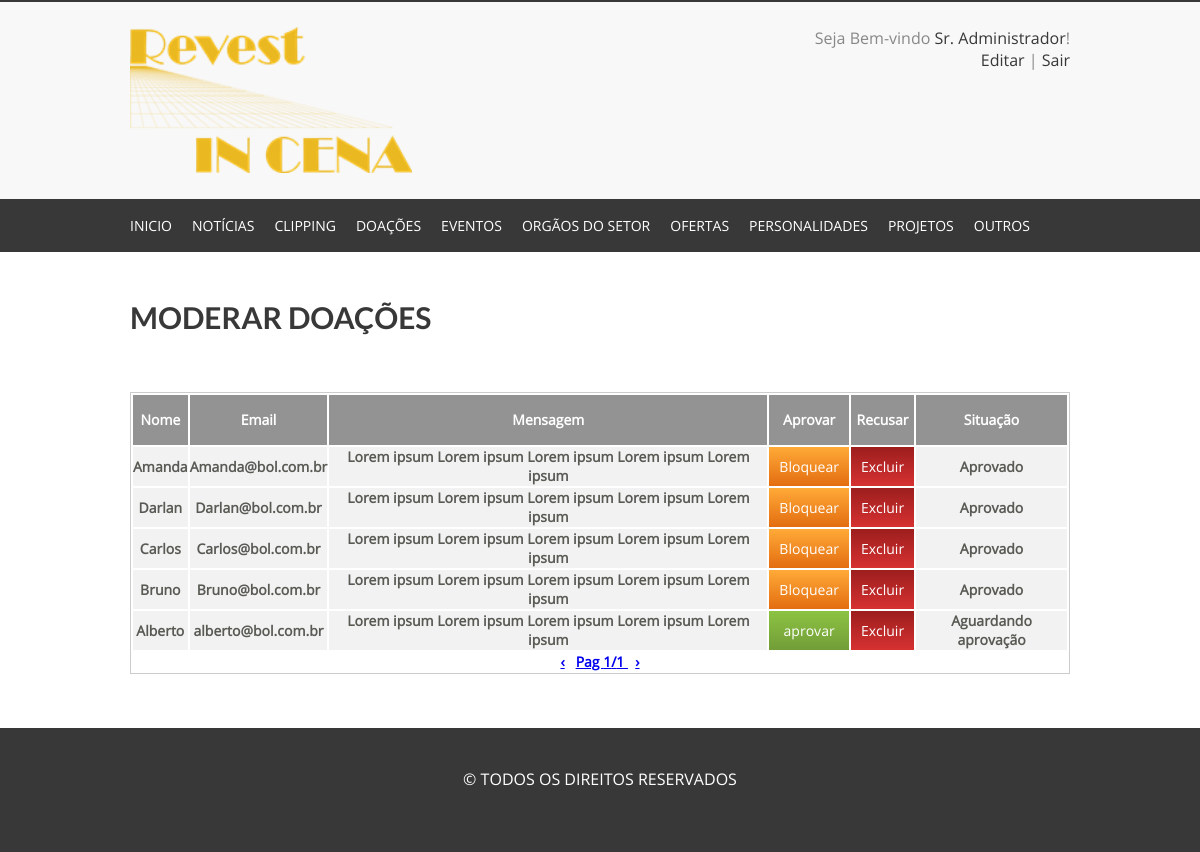
Page /cms/aprovar_doacao.php?pg=1 (signed in) on the committed database.
### tables this page shows
CREATE TABLE IF NOT EXISTS `usuarios` (
  `id_us` int(11) NOT NULL AUTO_INCREMENT,
  `nome_us` varchar(60) NOT NULL,
  `usuario_us` varchar(32) NOT NULL,
  `email_us` varchar(80) NOT NULL,
  `senha_us` char(40) NOT NULL,
  PRIMARY KEY (`id_us`)
);

CREATE TABLE IF NOT EXISTS `doacao` (
  `id_doacao` int(11) NOT NULL AUTO_INCREMENT,
  `nome` varchar(150) NOT NULL,
  `email` varchar(150) NOT NULL,
  `msg` text NOT NULL,
  `aprovado` int(10) NOT NULL,
  PRIMARY KEY (`id_doacao`)
);

### cms/php/class/usuario.class.php (called while the page is built, shortened)
<?php
	class Usuario
	{
		function CarregarDados($conn, $id){
			$select = mysqli_query($conn, "SELECT * FROM usuarios WHERE id_us=$id");
			if(mysqli_num_rows($select)==1){
				$dados = mysqli_fetch_assoc($select);
				$this->nome = $dados['nome_us'];
			}else{
				return false;
			}
		}
	}
?>

### cms/aprovar_doacao.php (the view, shortened to what this page needs)
<?php
	include_once('php/conn.php');
	mysqli_set_charset($conn, "utf8");
?>
<!DOCTYPE html>
<html lang="pt-br">
	<head>
		<?php include_once('includes/head.php');?>
	</head>
	<body>
		<?php include_once('includes/topo.php');?>
<section class="Centro CentroConteudo">
	<br/>
	<h1 class="TituloPagina">Moderar Doações</h1>
	<div class="CadCat">
		<br/>
    <div class="moderacao">
        <table class="mod" border="0">
            <tbody>
                <tr class="tr1">
                    <td>Nome</td>
                    <td>Email</td>
                    <td>Mensagem </td>
                    <td>Aprovar</td>
                    <td>Recusar</td>
                    <td>Situação</td>
                </tr>
                <?php
					$SelectRows = mysqli_query($conn, "SELECT * FROM doacao");
					$Quant = 10;
					$Rows = mysqli_num_rows($SelectRows);
					$Pgs = ceil($Rows/$Quant);
					if(isset($_GET['pg'])){
						$Page = $_GET['pg'];
						if($Page>0 && is_numeric($Page)==true){
							$Limit = ($Page-1)*$Quant;
						}else{
							$Limit=0;
						}
					}else{
						$Limit=0;
					}
                    $query = "SELECT * FROM doacao ORDER BY id_doacao DESC LIMIT $Limit, $Quant";
                    $executa = mysqli_query($conn, $query);
                        while($dados = mysqli_fetch_array($executa)){
                            $nome = $dados['nome'];
                            $email = $dados['email'];
                            $msg = $dados['msg'];
                            $aprovado = $dados['aprovado'];
                            $id = $dados['id_doacao'];
                ?>
                    <tr class="tr2" >
                        <td><?php echo $nome; ?></td>
                        <td><?php echo $email; ?></td>
                        <td><?php echo $msg; ?></td>
                        <td>
                           <?php if($aprovado == 2){  ?>
                                <input type="button" value="aprovar" class="aprovar" onclick="aprovar(<?php echo $id; ?>)">
                            <?php }else{ ?>
                            <input type="button" value="Bloquear" class="bloqueado" onclick="bloquear(<?php echo $id; ?>)">
                            <?php } ?>
                        </td>
                        <td>
                            <input type="button" value="Excluir" class="recusar" onclick="excluir(<?php echo $id; ?>)">
                        </td>
                        <td>
                           <?php if($aprovado == 2){  ?>
                               Aguardando aprovação
                            <?php }else{ ?>
                             Aprovado
                            <?php } ?>
                        </td>
                    </tr>
                <?php } ?>
				<tr>
					<th colspan="6">
						<?php
							if(isset($_GET['pg']) && is_numeric($_GET['pg'])==true){
								if($_GET['pg']>2){
									echo '<a href="?pg='.($_GET['pg']-1).'">&lsaquo;</a>';
								}else{
									echo '<a href="?pg=1">&lsaquo;</a>';
								}
							}else{
								echo '<a href="?pg=1">&lsaquo;</a>';
							}
						?>
						<?php
							if(isset($_GET['pg']) && is_numeric($_GET['pg'])==true){
								if($_GET['pg']==$Pgs){
									echo '<a href="?pg='.($Pgs).'">';
								}else{
									echo '<a href="?pg='.($_GET['pg']+1).'">';
								}
							}else{
								echo '<a href="?pg=2">';
							}
						?>Pag
								<?php
									if(isset($_GET['pg']) && is_numeric($_GET['pg'])==true){
										echo $_GET['pg'].'/'.$Pgs;
									}else{
										echo '1/'.$Pgs;
									}
								?>
							</a>&nbsp;
						<?php
							if(isset($_GET['pg']) && is_numeric($_GET['pg'])==true){
								if($_GET['pg']==$Pgs){
									echo '<a href="?pg='.($Pgs).'">&rsaquo;</a>';
								}else{
									echo '<a href="?pg='.($_GET['pg']+1).'">&rsaquo;</a>';
								}
							}else{
								echo '<a href="?pg=2">&rsaquo;</a>';
							}
						?>
					</th>
				</tr>
            </tbody>
        </table>
    </div>
		<br/><br/>
	</div>
</section>
		<?php include_once('includes/footer.php');?>
	</body>
</html>

### cms/includes/topo.php (shortened to what this page needs)
<?php
	include_once('php/class/usuario.class.php');
	$Usuario = new Usuario;
	$Usuario->CarregarDados($conn, $_SESSION['id']);
?>
		<header>
			<section class="Centro">
				<a href="../index.php">
					<img src="../imagens/logo.png" alt="Logo" class="Logo"/>
				</a>
				<div class="TopoSair">
					Seja Bem-vindo <a href="config.php?m=3"><?php echo $Usuario->nome;?></a>!<br/>
					<a href="config.php?m=3">Editar</a> | <a href="php/sair.php">Sair</a>
				</div>
				<div class="esp"></div>
			</section>
		</header>
		<nav>
			<section class="Centro">
				<ul class="ListaMenu">
					<li>
						<a href="index.php">Inicio</a>
					</li>
					<li>
						<a href="#">Notícias</a>
					</li>
					<li>
						<a href="#">Clipping</a>
					</li>
                    <li>
						<a href="#">Doações</a>
					</li>
					<li>
						<a href="#">Eventos</a>
					</li>
					<li>
						<a href="#">Orgãos do Setor</a>
					</li>
					<li>
						<a href="#">Ofertas</a>
					</li>
					<li>
						<a href="#">Personalidades</a>
					</li>
					<li>
						<a href="#">Projetos</a>
					</li>
					<li>
						<a href="#">Outros</a>
					</li>
				</ul>
				<div class="esp"></div>
			</section>
		</nav>

### cms/css/style.css (style rules this page uses)
* { padding: 0; margin: 0; font-family: OpenSans; outline: none; }
.esp { width: 100%; height: 1px; clear: both; }
header { width: 100%; height: auto; padding: 25px 0; background: #f8f8f8; border-top: 2px solid #383838; }
.Centro { width: 940px; height: auto; margin: auto; position: relative; }
.Logo { width: 30%; float: left; height: auto; }
.TopoSair { width: 30%; height: auto; float: right; text-align: right; font-size: 16px; color: #888; }
.TopoSair a { font-size: 16px; color: #383838; text-decoration: none; }
nav { background: #383838; width: 100%; height: auto; padding: 15px 0; }
.ListaMenu { list-style: none; }
.ListaMenu li { float: left; margin-right: 20px; text-align: left; position: relative; }
.ListaMenu li a { font-size: 14px; text-transform: uppercase; color: #FFF; text-decoration: none; padding-top: 5px; border-top: 2px solid transparent; }
.CentroConteudo { min-height: 400px; }
.TituloPagina { font-family: LatoBold; font-weight: 100; color: #383838; text-transform: uppercase; padding: 25px 0; font-size: 30px; }
.CadCat { padding: 10px 0; }
.CadCat .moderacao { width: 100%; height: auto; }
.CadCat .moderacao .mod { width:100%; border:1px solid #ccc; font-family: Calibri; font-size: 14px; font-weight:bold; }
.CadCat .moderacao .tr1 { background:#939393; color:#fff; height:50px; text-align: center; border-radius:10px; }
.CadCat .moderacao .tr2 { background:#f2f2f2; color:#585a54; height:30px; text-align: center; font-size:17px; }
.CadCat .moderacao .tr2 .recusar { background: linear-gradient(#9d1e1e,#d63131); background: -webkit-linear-gradient(#9d1e1e,#d63131); border: none; font-size: 14px; cursor: pointer; width: 100%; color: #fff; padding: 10px; }
.CadCat .moderacao .tr2 .aprovar { background: linear-gradient(#8cc342,#729d38); background: -webkit-linear-gradient(#8cc342,#729d38); border: none; font-size: 14px; cursor: pointer; width: 100%; color: #fff; padding: 10px; }
.CadCat .moderacao .tr2 .bloqueado { background: linear-gradient(#ffaa38,#e36d10); background: -webkit-linear-gradient(#ffaa38,#e36d10); border: none; font-size: 14px; cursor: pointer; width: 100%; color: #fff; padding: 10px; }
.CadCat .moderacao .tr2 td { font-size:14px; }

### rows in the picture
usuarios: nome_us "Sr. Administrador"
doacao: nome "Amanda", email "Amanda@bol.com.br", msg "Lorem ipsum Lorem ipsum Lorem ipsum Lorem ipsum Lorem ipsum", aprovado "Aprovado"
doacao: nome "Darlan", email "Darlan@bol.com.br", msg "Lorem ipsum Lorem ipsum Lorem ipsum Lorem ipsum Lorem ipsum", aprovado "Aprovado"
doacao: nome "Carlos", email "Carlos@bol.com.br", msg "Lorem ipsum Lorem ipsum Lorem ipsum Lorem ipsum Lorem ipsum", aprovado "Aprovado"
doacao: nome "Bruno", email "Bruno@bol.com.br", msg "Lorem ipsum Lorem ipsum Lorem ipsum Lorem ipsum Lorem ipsum", aprovado "Aprovado"
doacao: nome "Alberto", email "alberto@bol.com.br", msg "Lorem ipsum Lorem ipsum Lorem ipsum Lorem ipsum Lorem ipsum", aprovado "Aguardando aprovação"

### other values in the picture
$_GET['pg'] "1"
$Pgs "1"
